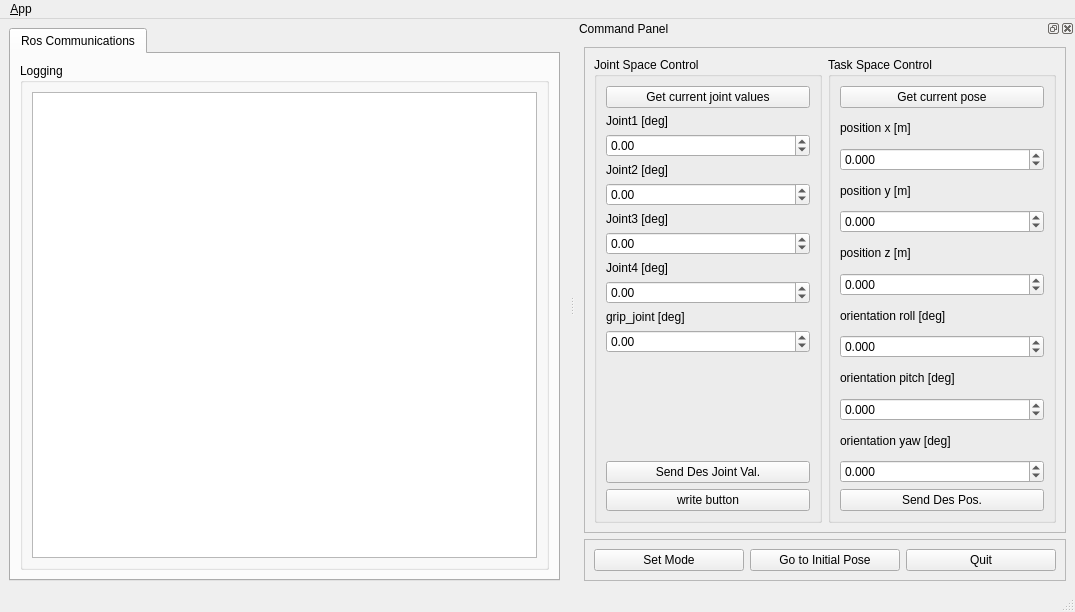
<?xml version="1.0" encoding="UTF-8"?>
<ui version="4.0">
 <class>MainWindowDesign</class>
 <widget class="QMainWindow" name="MainWindowDesign">
  <property name="geometry">
   <rect>
    <x>0</x>
    <y>0</y>
    <width>1075</width>
    <height>612</height>
   </rect>
  </property>
  <property name="windowTitle">
   <string>QRosApp</string>
  </property>
  <property name="windowIcon">
   <iconset resource="../../../ROBOTIS-MANIPULATOR-H/manipulator_h_gui/resources/images.qrc">
    <normaloff>:/images/icon.png</normaloff>:/images/icon.png</iconset>
  </property>
  <property name="locale">
   <locale language="English" country="Australia"/>
  </property>
  <widget class="QWidget" name="centralwidget">
   <layout class="QHBoxLayout">
    <item>
     <widget class="QTabWidget" name="tab_manager">
      <property name="minimumSize">
       <size>
        <width>100</width>
        <height>0</height>
       </size>
      </property>
      <property name="locale">
       <locale language="English" country="Australia"/>
      </property>
      <property name="currentIndex">
       <number>0</number>
      </property>
      <widget class="QWidget" name="tab_status">
       <attribute name="title">
        <string>Ros Communications</string>
       </attribute>
       <layout class="QVBoxLayout" name="verticalLayout_2">
        <item>
         <widget class="QGroupBox" name="groupBox_12">
          <property name="sizePolicy">
           <sizepolicy hsizetype="MinimumExpanding" vsizetype="Preferred">
            <horstretch>0</horstretch>
            <verstretch>0</verstretch>
           </sizepolicy>
          </property>
          <property name="title">
           <string>Logging</string>
          </property>
          <layout class="QGridLayout" name="gridLayout_3">
           <item row="0" column="0">
            <widget class="QListView" name="view_logging"/>
           </item>
          </layout>
         </widget>
        </item>
       </layout>
      </widget>
     </widget>
    </item>
   </layout>
  </widget>
  <widget class="QMenuBar" name="menubar">
   <property name="geometry">
    <rect>
     <x>0</x>
     <y>0</y>
     <width>1075</width>
     <height>19</height>
    </rect>
   </property>
   <widget class="QMenu" name="menu_File">
    <property name="title">
     <string>&amp;App</string>
    </property>
    <addaction name="action_Preferences"/>
    <addaction name="separator"/>
    <addaction name="actionAbout"/>
    <addaction name="actionAbout_Qt"/>
    <addaction name="separator"/>
    <addaction name="action_Quit"/>
   </widget>
   <addaction name="menu_File"/>
  </widget>
  <widget class="QStatusBar" name="statusbar"/>
  <widget class="QDockWidget" name="dock_status">
   <property name="sizePolicy">
    <sizepolicy hsizetype="Minimum" vsizetype="Minimum">
     <horstretch>0</horstretch>
     <verstretch>0</verstretch>
    </sizepolicy>
   </property>
   <property name="minimumSize">
    <size>
     <width>500</width>
     <height>560</height>
    </size>
   </property>
   <property name="maximumSize">
    <size>
     <width>524287</width>
     <height>10000</height>
    </size>
   </property>
   <property name="allowedAreas">
    <set>Qt::RightDockWidgetArea</set>
   </property>
   <property name="windowTitle">
    <string>Command Panel</string>
   </property>
   <attribute name="dockWidgetArea">
    <number>2</number>
   </attribute>
   <widget class="QWidget" name="dockWidgetContents_2">
    <layout class="QGridLayout" name="gridLayout_2">
     <item row="0" column="0">
      <widget class="QFrame" name="frame">
       <property name="sizePolicy">
        <sizepolicy hsizetype="Preferred" vsizetype="Preferred">
         <horstretch>0</horstretch>
         <verstretch>0</verstretch>
        </sizepolicy>
       </property>
       <property name="maximumSize">
        <size>
         <width>16777215</width>
         <height>600</height>
        </size>
       </property>
       <property name="frameShape">
        <enum>QFrame::StyledPanel</enum>
       </property>
       <property name="frameShadow">
        <enum>QFrame::Raised</enum>
       </property>
       <layout class="QGridLayout" name="gridLayout">
        <item row="0" column="1" rowspan="2">
         <widget class="QGroupBox" name="task_space">
          <property name="title">
           <string>Task Space Control</string>
          </property>
          <layout class="QVBoxLayout" name="verticalLayout">
           <item>
            <widget class="QPushButton" name="curr_pos_button">
             <property name="text">
              <string>Get current pose</string>
             </property>
            </widget>
           </item>
           <item>
            <widget class="QLabel" name="pos_x">
             <property name="text">
              <string>position x [m]</string>
             </property>
            </widget>
           </item>
           <item>
            <widget class="QDoubleSpinBox" name="pos_x_spinbox">
             <property name="decimals">
              <number>3</number>
             </property>
             <property name="minimum">
              <double>-10.000000000000000</double>
             </property>
             <property name="maximum">
              <double>10.000000000000000</double>
             </property>
             <property name="singleStep">
              <double>0.010000000000000</double>
             </property>
            </widget>
           </item>
           <item>
            <widget class="QLabel" name="pos_y">
             <property name="text">
              <string>position y [m]</string>
             </property>
            </widget>
           </item>
           <item>
            <widget class="QDoubleSpinBox" name="pos_y_spinbox">
             <property name="decimals">
              <number>3</number>
             </property>
             <property name="minimum">
              <double>-10.000000000000000</double>
             </property>
             <property name="maximum">
              <double>10.000000000000000</double>
             </property>
             <property name="singleStep">
              <double>0.010000000000000</double>
             </property>
            </widget>
           </item>
           <item>
            <widget class="QLabel" name="pos_z">
             <property name="text">
              <string>position z [m]</string>
             </property>
            </widget>
           </item>
           <item>
            <widget class="QDoubleSpinBox" name="pos_z_spinbox">
             <property name="decimals">
              <number>3</number>
             </property>
             <property name="minimum">
              <double>-10.000000000000000</double>
             </property>
             <property name="maximum">
              <double>10.000000000000000</double>
             </property>
             <property name="singleStep">
              <double>0.010000000000000</double>
             </property>
            </widget>
           </item>
           <item>
            <widget class="QLabel" name="ori_roll">
             <property name="text">
              <string>orientation roll [deg]</string>
             </property>
            </widget>
           </item>
           <item>
            <widget class="QDoubleSpinBox" name="ori_roll_spinbox">
             <property name="decimals">
              <number>3</number>
             </property>
             <property name="minimum">
              <double>-360.000000000000000</double>
             </property>
             <property name="maximum">
              <double>360.000000000000000</double>
             </property>
             <property name="singleStep">
              <double>0.500000000000000</double>
             </property>
            </widget>
           </item>
           <item>
            <widget class="QLabel" name="ori_pitch">
             <property name="text">
              <string>orientation pitch [deg]</string>
             </property>
            </widget>
           </item>
           <item>
            <widget class="QDoubleSpinBox" name="ori_pitch_spinbox">
             <property name="decimals">
              <number>3</number>
             </property>
             <property name="minimum">
              <double>-360.000000000000000</double>
             </property>
             <property name="maximum">
              <double>360.000000000000000</double>
             </property>
             <property name="singleStep">
              <double>0.500000000000000</double>
             </property>
            </widget>
           </item>
           <item>
            <widget class="QLabel" name="ori_yaw">
             <property name="text">
              <string>orientation yaw [deg]</string>
             </property>
            </widget>
           </item>
           <item>
            <widget class="QDoubleSpinBox" name="ori_yaw_spinbox">
             <property name="decimals">
              <number>3</number>
             </property>
             <property name="minimum">
              <double>-360.000000000000000</double>
             </property>
             <property name="maximum">
              <double>360.000000000000000</double>
             </property>
             <property name="singleStep">
              <double>0.500000000000000</double>
             </property>
            </widget>
           </item>
           <item>
            <widget class="QPushButton" name="des_pos_button">
             <property name="text">
              <string>Send Des Pos.</string>
             </property>
            </widget>
           </item>
          </layout>
         </widget>
        </item>
        <item row="0" column="0" rowspan="2">
         <widget class="QGroupBox" name="joint_space">
          <property name="title">
           <string>Joint Space Control</string>
          </property>
          <layout class="QVBoxLayout" name="verticalLayout_5">
           <item>
            <widget class="QPushButton" name="curr_joint_button">
             <property name="text">
              <string>Get current joint values</string>
             </property>
            </widget>
           </item>
           <item>
            <widget class="QLabel" name="joint1">
             <property name="text">
              <string>Joint1 [deg]</string>
             </property>
            </widget>
           </item>
           <item>
            <widget class="QDoubleSpinBox" name="joint1_spinbox">
             <property name="minimum">
              <double>-180.000000000000000</double>
             </property>
             <property name="maximum">
              <double>180.000000000000000</double>
             </property>
             <property name="singleStep">
              <double>0.500000000000000</double>
             </property>
            </widget>
           </item>
           <item>
            <widget class="QLabel" name="joint2">
             <property name="text">
              <string>Joint2 [deg]</string>
             </property>
            </widget>
           </item>
           <item>
            <widget class="QDoubleSpinBox" name="joint2_spinbox">
             <property name="minimum">
              <double>-180.000000000000000</double>
             </property>
             <property name="maximum">
              <double>180.000000000000000</double>
             </property>
             <property name="singleStep">
              <double>0.500000000000000</double>
             </property>
            </widget>
           </item>
           <item>
            <widget class="QLabel" name="joint3">
             <property name="text">
              <string>Joint3 [deg]</string>
             </property>
            </widget>
           </item>
           <item>
            <widget class="QDoubleSpinBox" name="joint3_spinbox">
             <property name="minimum">
              <double>-180.000000000000000</double>
             </property>
             <property name="maximum">
              <double>180.000000000000000</double>
             </property>
             <property name="singleStep">
              <double>0.500000000000000</double>
             </property>
            </widget>
           </item>
           <item>
            <widget class="QLabel" name="joint4">
             <property name="text">
              <string>Joint4 [deg]</string>
             </property>
            </widget>
           </item>
           <item>
            <widget class="QDoubleSpinBox" name="joint4_spinbox">
             <property name="minimum">
              <double>-180.000000000000000</double>
             </property>
             <property name="maximum">
              <double>180.000000000000000</double>
             </property>
             <property name="singleStep">
              <double>0.500000000000000</double>
             </property>
            </widget>
           </item>
           <item>
            <widget class="QLabel" name="joint5">
             <property name="text">
              <string>grip_joint [deg]</string>
             </property>
            </widget>
           </item>
           <item>
            <widget class="QDoubleSpinBox" name="joint5_spinbox">
             <property name="minimum">
              <double>-180.000000000000000</double>
             </property>
             <property name="maximum">
              <double>180.000000000000000</double>
             </property>
             <property name="singleStep">
              <double>0.500000000000000</double>
             </property>
            </widget>
           </item>
           <item>
            <spacer name="test_button_2">
             <property name="orientation">
              <enum>Qt::Vertical</enum>
             </property>
             <property name="sizeHint" stdset="0">
              <size>
               <width>20</width>
               <height>40</height>
              </size>
             </property>
            </spacer>
           </item>
           <item>
            <widget class="QPushButton" name="des_joint_button">
             <property name="text">
              <string>Send Des Joint Val.</string>
             </property>
            </widget>
           </item>
           <item>
            <widget class="QPushButton" name="write_button">
             <property name="text">
              <string>write button</string>
             </property>
            </widget>
           </item>
          </layout>
         </widget>
        </item>
       </layout>
      </widget>
     </item>
     <item row="1" column="0">
      <widget class="QFrame" name="frame_2">
       <property name="enabled">
        <bool>true</bool>
       </property>
       <property name="sizePolicy">
        <sizepolicy hsizetype="Minimum" vsizetype="Fixed">
         <horstretch>50</horstretch>
         <verstretch>50</verstretch>
        </sizepolicy>
       </property>
       <property name="frameShape">
        <enum>QFrame::StyledPanel</enum>
       </property>
       <property name="frameShadow">
        <enum>QFrame::Raised</enum>
       </property>
       <layout class="QHBoxLayout" name="horizontalLayout">
        <item>
         <widget class="QPushButton" name="set_mode_button">
          <property name="text">
           <string>Set Mode</string>
          </property>
         </widget>
        </item>
        <item>
         <widget class="QPushButton" name="ini_pose_button">
          <property name="text">
           <string>Go to Initial Pose</string>
          </property>
         </widget>
        </item>
        <item>
         <widget class="QPushButton" name="quit_button">
          <property name="text">
           <string>Quit</string>
          </property>
         </widget>
        </item>
       </layout>
      </widget>
     </item>
    </layout>
   </widget>
  </widget>
  <action name="action_Quit">
   <property name="text">
    <string>&amp;Quit</string>
   </property>
   <property name="shortcut">
    <string>Ctrl+Q</string>
   </property>
   <property name="shortcutContext">
    <enum>Qt::ApplicationShortcut</enum>
   </property>
  </action>
  <action name="action_Preferences">
   <property name="text">
    <string>&amp;Preferences</string>
   </property>
  </action>
  <action name="actionAbout">
   <property name="text">
    <string>&amp;About</string>
   </property>
  </action>
  <action name="actionAbout_Qt">
   <property name="text">
    <string>About &amp;Qt</string>
   </property>
  </action>
 </widget>
 <resources>
  <include location="../../../ROBOTIS-MANIPULATOR-H/manipulator_h_gui/resources/images.qrc"/>
 </resources>
 <connections>
  <connection>
   <sender>action_Quit</sender>
   <signal>triggered()</signal>
   <receiver>MainWindowDesign</receiver>
   <slot>close()</slot>
   <hints>
    <hint type="sourcelabel">
     <x>-1</x>
     <y>-1</y>
    </hint>
    <hint type="destinationlabel">
     <x>399</x>
     <y>299</y>
    </hint>
   </hints>
  </connection>
  <connection>
   <sender>quit_button</sender>
   <signal>clicked()</signal>
   <receiver>MainWindowDesign</receiver>
   <slot>close()</slot>
   <hints>
    <hint type="sourcelabel">
     <x>859</x>
     <y>552</y>
    </hint>
    <hint type="destinationlabel">
     <x>469</x>
     <y>299</y>
    </hint>
   </hints>
  </connection>
 </connections>
</ui>
